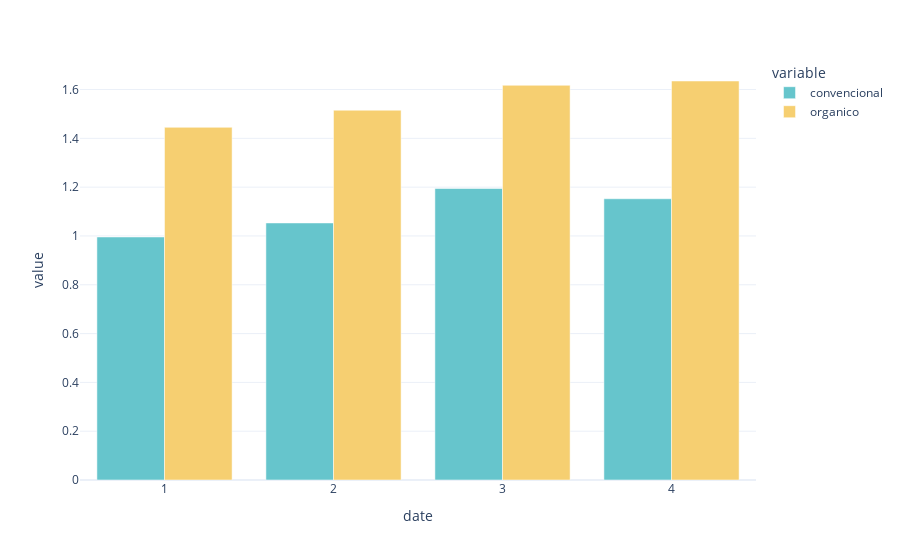

This figure's notebook cell:
### Code cell
px.bar(_df.groupby(_df.date.dt.quarter).mean(), barmode="group", color_discrete_sequence=px.colors.qualitative.Pastel)

### Figure 1 — Plotly figure (JSON) as saved in the notebook; plotly's stock layout.template omitted (floating-point values rounded to 4 significant figures)
{"data": [{"alignmentgroup": "True", "hovertemplate": "variable=convencional<br>date=%{x}<br>value=%{y}<extra></extra>", "legendgroup": "convencional", "marker": {"color": "rgb(102, 197, 204)", "pattern": {"shape": ""}}, "name": "convencional", "offsetgroup": "convencional", "orientation": "v", "showlegend": true, "textposition": "auto", "type": "bar", "x": [1, 2, 3, 4], "xaxis": "x", "y": [0.9959, 1.053, 1.194, 1.153], "yaxis": "y"}, {"alignmentgroup": "True", "hovertemplate": "variable=organico<br>date=%{x}<br>value=%{y}<extra></extra>", "legendgroup": "organico", "marker": {"color": "rgb(246, 207, 113)", "pattern": {"shape": ""}}, "name": "organico", "offsetgroup": "organico", "orientation": "v", "showlegend": true, "textposition": "auto", "type": "bar", "x": [1, 2, 3, 4], "xaxis": "x", "y": [1.445, 1.515, 1.617, 1.635], "yaxis": "y"}], "layout": {"barmode": "group", "legend": {"title": {"text": "variable"}, "tracegroupgap": 0}, "margin": {"t": 60}, "xaxis": {"anchor": "y", "domain": [0, 1], "title": {"text": "date"}}, "yaxis": {"anchor": "x", "domain": [0, 1], "title": {"text": "value"}}}}
